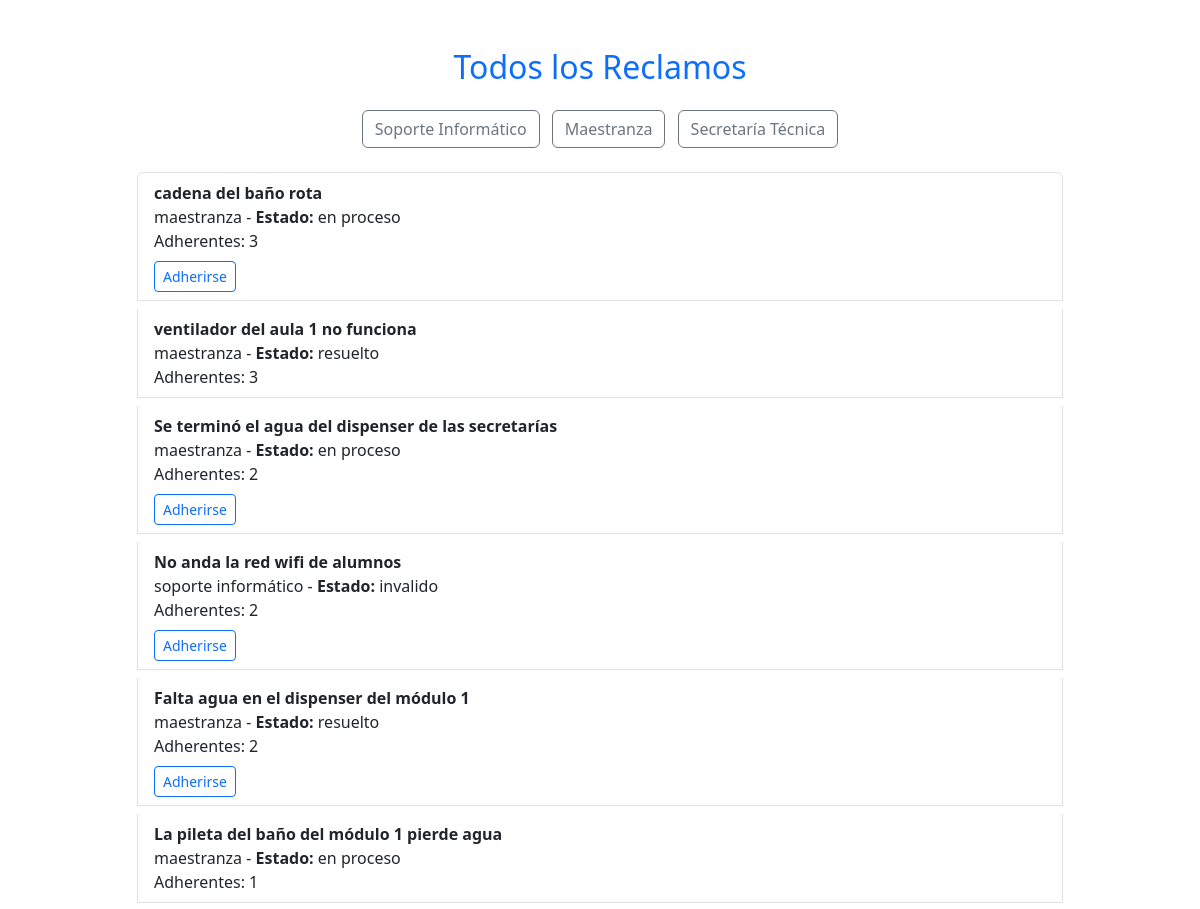
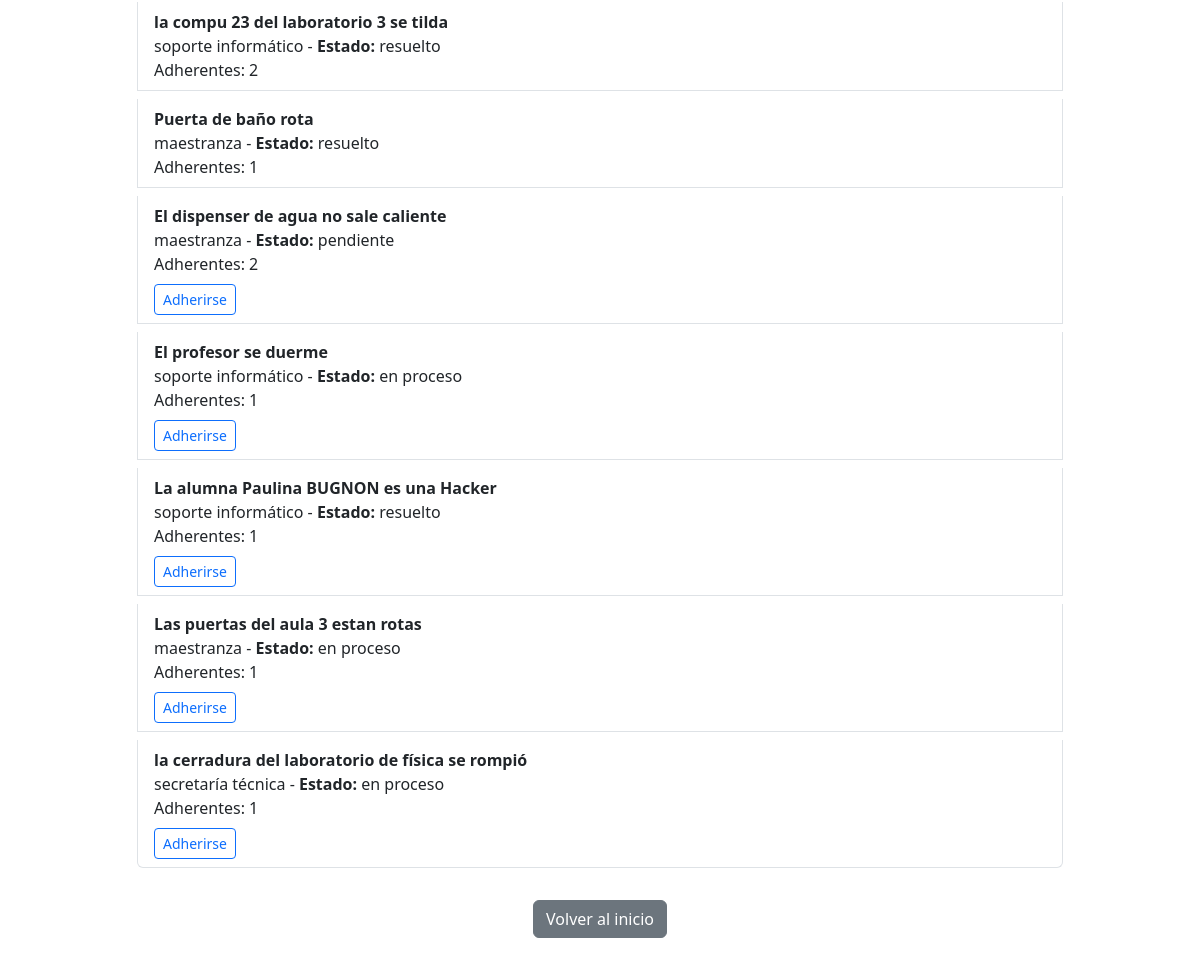
Screenshot of /listar/ (signed in) with the database file from the repository (2 pictures, top to bottom).
### modules/Modelos.py (models this page shows)
class ModeloReclamo(Base):
    __tablename__ = 'reclamos'
    id = Column(Integer(), primary_key=True, unique=True)
    contenido = Column(String(1000), nullable=False)
    departamento = Column(String(1000), nullable=False)
    fecha_hora = Column(String(1000), nullable=False)
    id_usuario = Column(Integer(), nullable=False)
    estado = Column(String(1000), nullable=False)
    ruta_imagen = Column(String(1000), nullable=True)
    tiempo_de_resolucion = Column(Integer(), nullable=False, default=1)

### server.py (the view)
@app.route("/listar/", methods=['GET', 'POST'])
@gestor_login.se_requiere_login
def listar():
    if request.args.get('adherirse') == 'True':
        id_reclamo = request.args.get('id') #se puede poner, para evitar error, id_reclamo = int(request.args.get('id'))
        gestor_usuarios.registrar_reclamo_a_seguir(gestor_login.id_usuario_actual, id_reclamo)
        flash("Se ha adherido al reclamo con éxito")
    reclamos_seguidos = gestor_reclamos.filtrar_reclamos_seguidos_por_usuario(gestor_login.id_usuario_actual)
    reclamos_existentes = gestor_reclamos.listar_reclamos_existentes()
    cant_usuarios_adheridos = {reclamo['id']: gestor_usuarios.obtener_cantidad_de_usuarios_adheridos(reclamo['id']) for reclamo in reclamos_existentes}
    return render_template("listar.html",
                           vacio= (len(reclamos_existentes) == 0),
                           user=gestor_login.nombre_usuario_actual,
                           user_id=gestor_login.id_usuario_actual,
                           lista_reclamos = reclamos_existentes,
                           reclamos_seguidos = reclamos_seguidos,
                           admin = gestor_login.es_admin,
                           adherentes=cant_usuarios_adheridos)

### modules/dominio.py (called while the page is built)
    @property
    def estado(self):
        return self.__estado

    @property
    def contenido(self):
        return self.__contenido

    @property
    def departamento(self):
        return self.__departamento

    @property
    def id_usuario(self):
        return self.__id_usuario

    @property
    def fecha_hora(self):
        return self.__fecha_hora

    @property
    def id(self):
        return self.__id

    @property
    def tiempo_de_resolucion(self):
        return self.__tiempo_de_resolucion

    @estado.setter
    def estado(self, p_estado):
        if isinstance(p_estado, str) and p_estado != "":
            self.__estado = p_estado
        else:
            raise TypeError("El estado debe ser un string y no estar vacio")

    @contenido.setter
    def contenido(self, p_contenido):
        if isinstance(p_contenido, str) and p_contenido != "":
            self.__contenido = p_contenido
        else:
            raise TypeError("El contenido debe ser un string y no estar vacio")

    @departamento.setter
    def departamento(self, p_departamento):
        if isinstance(p_departamento, str) and p_departamento != "":
            self.__departamento = p_departamento
        else:
            raise TypeError("El departamento debe ser un string y no estar vacio")

    @id_usuario.setter
    def id_usuario(self, p_id_usuario):
        if p_id_usuario != None:
            if not isinstance(p_id_usuario, int):
                raise TypeError("El id del usuario debe ser un número entero")
            self.__id_usuario = p_id_usuario
        else:
            self.__id_usuario = None

    @fecha_hora.setter
    def fecha_hora(self, p_fecha_hora):
        if isinstance(p_fecha_hora, str) and p_fecha_hora != "":
            self.__fecha_hora = p_fecha_hora
        else:
            raise TypeError("La fecha y hora debe ser un string y no estar vacio")

    @id.setter
    def id(self, p_id):
        if p_id != None:
            if not isinstance(p_id, int):
                raise TypeError("El id del reclamo debe ser un número entero")
            self.__id = p_id
        else:
            self.__id = None

    def to_dict(self):
        return {
            "estado": self.estado,
            "contenido": self.contenido,
            "departamento": self.departamento,
            "id_usuario": self.id_usuario,
            "fecha_hora": self.fecha_hora,
            "id": self.id,
            "tiempo_de_resolucion": self.tiempo_de_resolucion,
        }

### templates/listar.html (shortened to what this page needs)
<!DOCTYPE html>
<html lang="es">
<head>
    <link href="https://cdn.jsdelivr.net/npm/bootstrap@5.3.0/dist/css/bootstrap.min.css" rel="stylesheet">
</head>
<body>
    <div class="container py-5">
        <div class="row justify-content-center">
            <div class="col-10">
                <h2 class="mb-4 text-primary text-center">Todos los Reclamos</h2>
                <div class="text-center mb-4">
                    <a href="{{ url_for('reclamo_soporte_informatico') }}" class="btn btn-outline-secondary mx-1">Soporte Informático</a>
                    <a href="{{ url_for('reclamo_maestranza') }}" class="btn btn-outline-secondary mx-1">Maestranza</a>
                    <a href="{{ url_for('reclamo_secretaria_tecnica') }}" class="btn btn-outline-secondary mx-1">Secretaría Técnica</a>
                </div>
                {% if vacio %}
                    <p class="text-center">No hay reclamos registrados.</p>
                {% else %}
                    <ul class="list-group">
                        {% for reclamo in lista_reclamos %}
                            <li class="list-group-item mb-2">
                                <div class="fw-bold">{{ reclamo.contenido }}</div>
                                <div>{{ reclamo.departamento }} - <strong>Estado:</strong> {{ reclamo.estado }}</div>
                                <div>Adherentes: {{ adherentes[reclamo['id']] }}</div>
                                {% if reclamo['id'] not in reclamos_seguidos and reclamo['id_usuario'] != user_id %}
                                    <a class="btn btn-sm btn-outline-primary mt-2" href="{{ url_for('listar', adherirse=True, id=reclamo['id']) }}">Adherirse</a>
                                {% elif reclamo['id'] in reclamos_seguidos %}
                                    <span class="text-success mt-2 d-block">Ya sigues este reclamo</span>
                                {% endif %}
                            </li>
                        {% endfor %}
                    </ul>
                {% endif %}
                <div class="text-center mt-4">
                    <a href="{{ url_for('inicio') }}" class="btn btn-secondary">Volver al inicio</a>
                </div>
            </div>
        </div>
    </div>
</body>
</html>

### rows the page displays
ModeloReclamo: contenido "cadena del baño rota", departamento "maestranza", estado "en proceso", adherentes "3"
ModeloReclamo: contenido "ventilador del aula 1 no funciona", departamento "maestranza", estado "resuelto", adherentes "3"
ModeloReclamo: contenido "Se terminó el agua del dispenser de las secretarías", departamento "maestranza", estado "en proceso", adherentes "2"
ModeloReclamo: contenido "No anda la red wifi de alumnos", departamento "soporte informático", estado "invalido", adherentes "2"
ModeloReclamo: contenido "Falta agua en el dispenser del módulo 1", departamento "maestranza", estado "resuelto", adherentes "2"
ModeloReclamo: contenido "La pileta del baño del módulo 1 pierde agua", departamento "maestranza", estado "en proceso", adherentes "1"
ModeloReclamo: contenido "la compu 23 del laboratorio 3 se tilda", departamento "soporte informático", estado "resuelto", adherentes "2"
ModeloReclamo: contenido "Puerta de baño rota", departamento "maestranza", estado "resuelto", adherentes "1"
ModeloReclamo: contenido "El dispenser de agua no sale caliente", departamento "maestranza", estado "pendiente", adherentes "2"
ModeloReclamo: contenido "El profesor se duerme", departamento "soporte informático", estado "en proceso", adherentes "1"
ModeloReclamo: contenido "La alumna Paulina BUGNON es una Hacker", departamento "soporte informático", estado "resuelto", adherentes "1"
ModeloReclamo: contenido "Las puertas del aula 3 estan rotas", departamento "maestranza", estado "en proceso", adherentes "1"
ModeloReclamo: contenido "la cerradura del laboratorio de física se rompió", departamento "secretaría técnica", estado "en proceso", adherentes "1"
